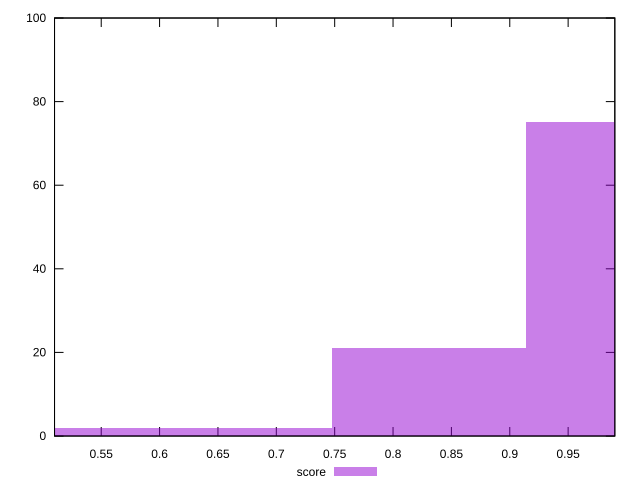

Write the gnuplot code that produced this figure.
reset

$score <<EOF
0.8305016486706216 21
0.9966019784047458 75
0.4983009892023729 2
0.6644013189364972 2
EOF

set key outside below
set boxwidth 0.1661003297341243
set xrange [0.51:0.99]
set yrange [0:100]
set trange [0:100]
set style fill transparent solid 0.5 noborder
set terminal svg size 640, 490 enhanced background rgb 'white'
set output "report_00015_2021-02-09T16-11-33.973Z/speed-index/samples/pages+cached+noadtech+nomedia/score/histogram.svg"

plot $score title "score" with boxes

reset
